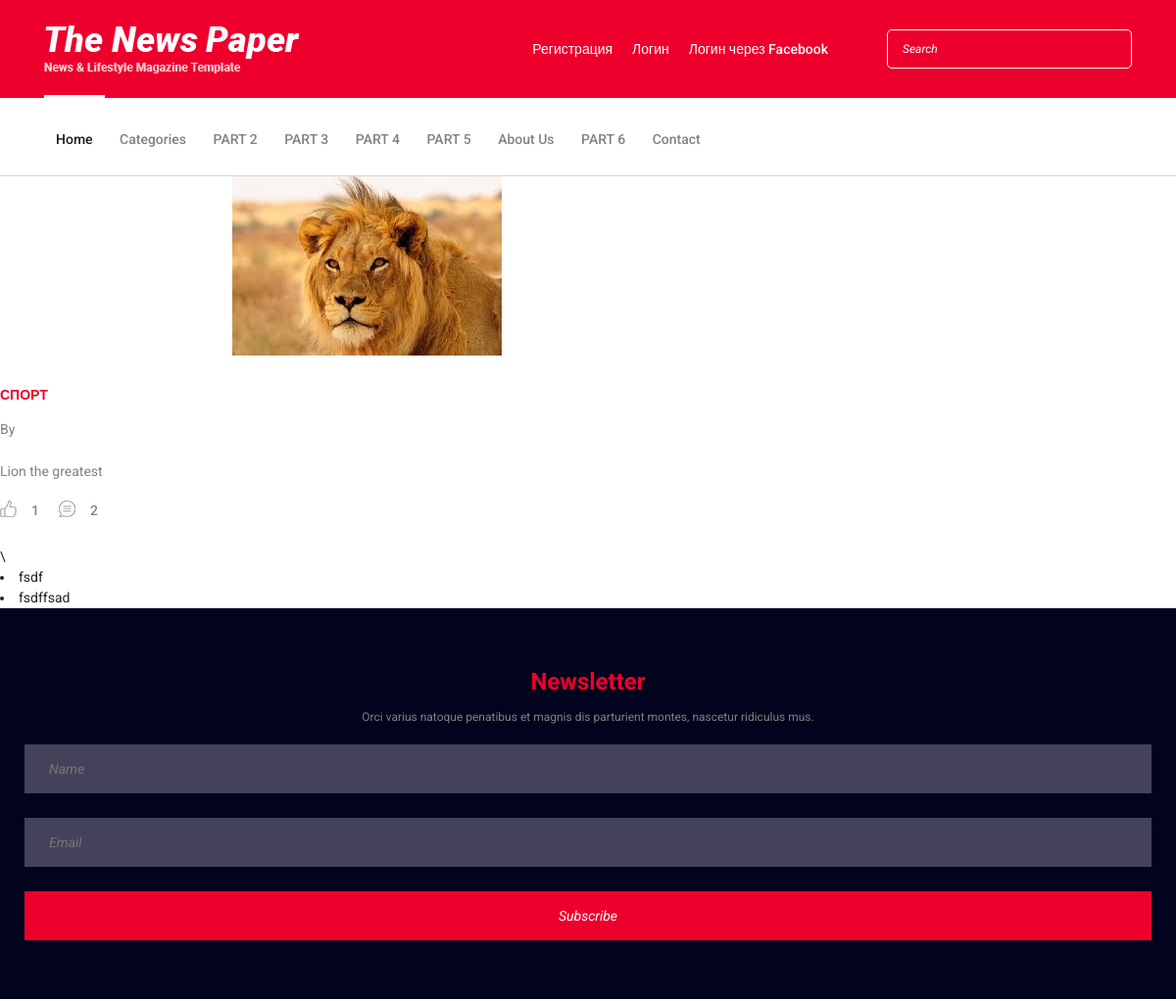
Before: /detail/7/ (upper part) with the older database file.
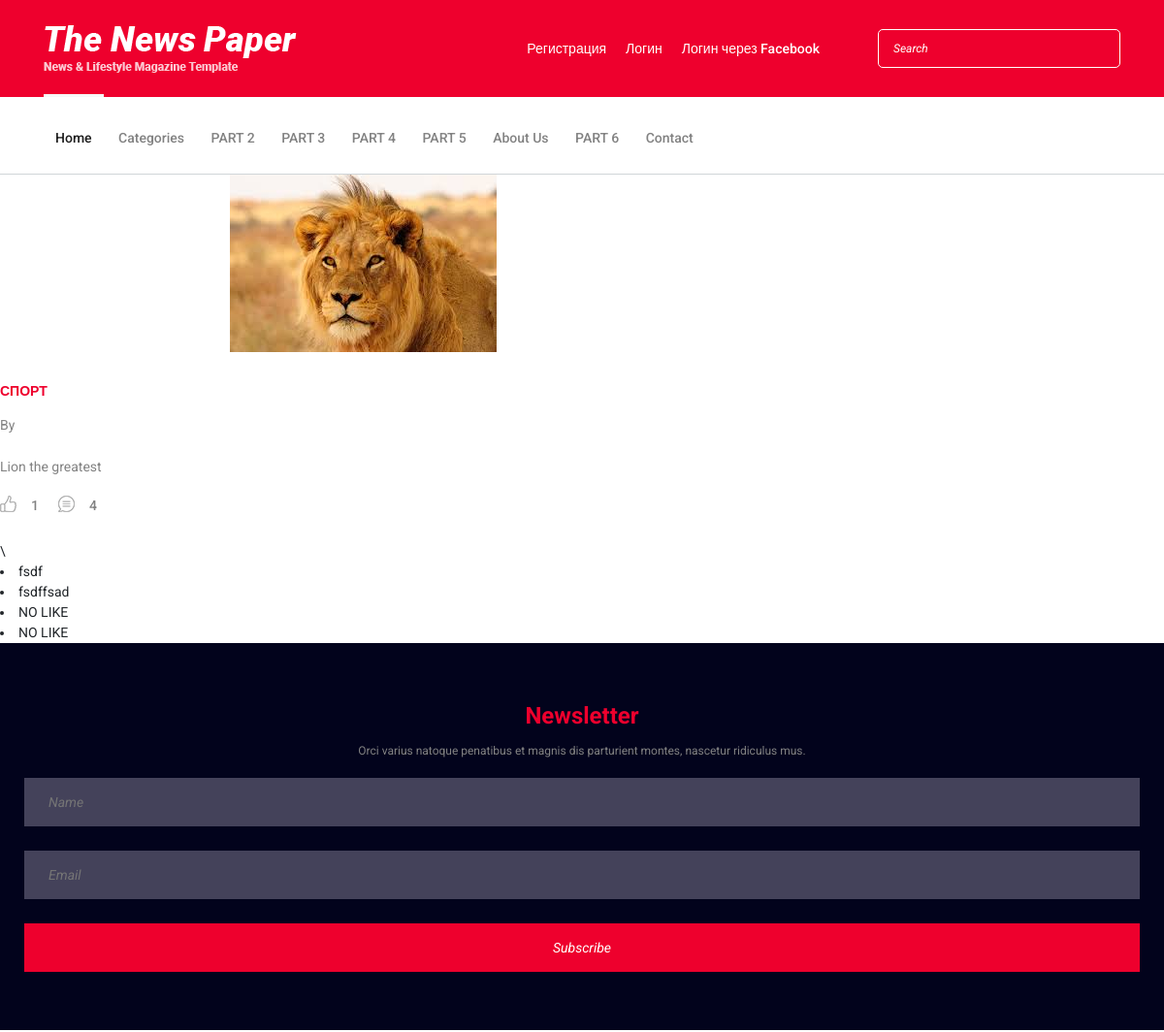
After: the same page with the newer database file.
### feed/models.py (models this page shows)
class Comments(models.Model):
    news = models.ForeignKey(News, related_name='comment', on_delete=models.CASCADE)
    text = models.TextField(blank=True)

### feed/views.py (the view)
# urls.py: path('detail/<int:post_id>/', post_detail, name='post_detail'),
def post_detail(request, post_id):
    likes = Like.objects.filter(news_likes=News(id=post_id))
    post = get_object_or_404(News, id=post_id)
    comments = Comments.objects.filter(news=News(id=post_id))
    reply = None
    if request.method == 'POST':
        comment_form = CommentForm(request.POST)
        like_form = LikeButtonForm(request.POST)
        if comment_form.is_valid():
            cd = comment_form.cleaned_data
            if cd['text'] == '':
                pass
            else:
                Comments.objects.create(news=News(id=post_id), text=cd['text']).save()
        if like_form:
            if like_form.is_valid():
                if Like.objects.filter(user=request.user) and Like.objects.filter(news_likes=News(id=post_id)):
                    reply = "Вы уже ставили оценку"
                else:
                    Like.objects.create(user=request.user, news_likes=News(id=post_id)).save()
    else:
        like_form = LikeButtonForm()
        comment_form = CommentForm()
    return render(request, 'details.html', {'post': post,
                                            'comment_form': comment_form,
                                            'comments': comments,
                                            'like_form': like_form,
                                            'likes': likes,
                                            'reply': reply})

### feed/forms.py
class CommentForm(forms.ModelForm):
    class Meta:
        model = Comments
        fields = ('text', )

class LikeButtonForm(forms.Form):
    like = forms.BooleanField()

### templates/details.html (shortened to what this page needs)
{% extends 'base.html'%}
{% load static %}
{% block content %}
    <div class="row">
            <div class="col-12 col-lg-8">
                <div class="single-blog-post featured-post">
                    <div class="post-thumb test" >
                        <a href="#"><img src="{{post.image.url}}" alt=""></a>
                    </div>
                    <div class="post-data">
                        <a href="#" class="post-catagory">{{ post.category.name }}</a>
                        <div class="post-meta">
                            <p class="post-author">By <a href="#">{{ post.author.name }}</a></p>
                            <p class="post-except">{{ post.body  }} <a href=""> </a>       </p>
                            <div class="d-flex align-items-center">
                                <a href="#" class="post-like"><img src="{% static "img/core-img/like.png" %}" alt=""> <span>{{ likes.count }}</span></a>
                                <a href="#" class="post-comment"><img src="{% static "img/core-img/chat.png" %}"  alt=""> <span>{{ comments.count }}</span></a>
                            </div>
                        </div>
                    </div>
                </div>
            </div>
        </div>
    </div>\
    {% for comment in comments %}
        <li>{{ comment.text }} </li>
    {% endfor %}
{% endblock %}

Changed rows visible on the page:
added Comments: text "NO LIKE"
added Comments: text "NO LIKE"
Other visible differences:
{{ comments.count }}: "2" → "4"
